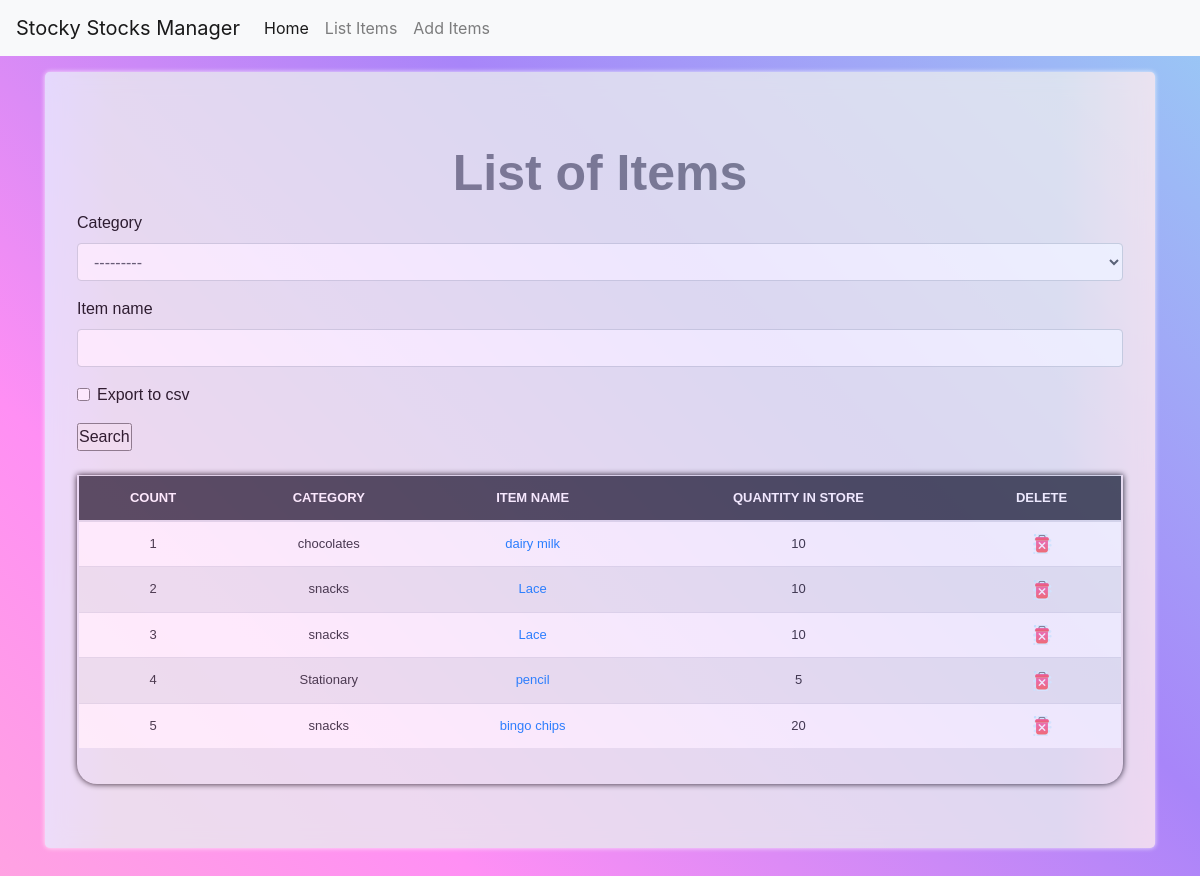
The app's page /list_items/ with its own data.
### stocky/models.py (models this page shows, shortened)
class Stock(models.Model):
	category = models.ForeignKey(Category, on_delete=models.CASCADE,blank=True)
	item_name = models.CharField(max_length=50, blank=True, null=True)
	quantity = models.IntegerField(default='0', blank=True, null=True)
	receive_quantity = models.IntegerField(default='0', blank=True, null=True)
	receive_by = models.CharField(max_length=50, blank=True, null=True)
	issue_quantity = models.IntegerField(default='0', blank=True, null=True)
	issue_by = models.CharField(max_length=50, blank=True, null=True)
	issue_to = models.CharField(max_length=50, blank=True, null=True)
	phone_number = models.CharField(max_length=50, blank=True, null=True)
	created_by = models.CharField(max_length=50, blank=True, null=True)
	reorder_level = models.IntegerField(default='0', blank=True, null=True)
	last_updated = models.DateTimeField(auto_now_add=False, auto_now=True)
	export_to_CSV = models.BooleanField(default=False)

class Category(models.Model):
	name = models.CharField(max_length=50, blank=True, null=True)
	def __str__(self):
		return self.name

### stocky/views.py (the view, shortened to what this page needs)
# urls.py: path('list_items/', views.list_item, name='list_items'),
def list_item(request):
	header = 'List of Items'
	form = StockSearchForm(request.POST or None)
	queryset = Stock.objects.all()
	context = {
		"header": header,
		"queryset": queryset,
		"form": form,
	}
	return render(request, "list_items.html", context)

### stocky/forms.py
class StockSearchForm(forms.ModelForm):
	export_to_CSV = forms.BooleanField(required =False)
	class Meta:
   		model = Stock
   		fields = ['category', 'item_name']
   		widgets = {
   		'category': forms.Select(attrs={'class':'form-select form-select-lg mb-3','placeholder':'Example input placeholder'}),
   		'item_name':forms.TextInput(attrs={'class':'fform-label','z-index':'-1'})
   		}

### stocky/templates/list_items.html (shortened to what this page needs)
{% load static %}
{% load crispy_forms_tags %}
<!DOCTYPE html>
<html lang="en">
<head>
  <link href="{% static 'css/stylesheet.css' %}" rel="stylesheet">
  <link href="{% static 'css/bootstrap.min.css' %}" rel="stylesheet">
</head>
<body>
  {% include 'navbar.html' %}
  <main role="main" class="container">
    <div class="jumbotron big-banner">
      <div class="header">{{header}}</div>
      <form method='POST' action=''>{% csrf_token %}
        {{form|crispy}}
        <input type="submit" value='Search' />
      </form>
      <br>
      <div class="display_table">
        <table class='table'>
          <thead>
            <tr>
              <th>COUNT</th>
              <th>CATEGORY</th>
              <th>ITEM NAME</th>
              <th>QUANTITY IN STORE</th>
              <th>DELETE</th>
            </tr>
          </thead>
          {% for instance in queryset %}
          <tr>
            <td>{{forloop.counter}}</td>
            <td>{{instance.category}}</td>
            <td><a href="{% url 'update_items' instance.id %}">{{instance.item_name}}</a></td>
            <td>{{instance.quantity}}</td>
            <td><a href="{% url 'delete_items' instance.id %}"><img src="{% static 'img/delete.png' %}"></a></td>
          </tr>
          {% endfor %}
        </table>
      </div>
    </div>
  </main>
</body>
</html>

### stocky/static/css/stylesheet.css (style rules this page uses)
body { background-color: #2b2b2b; background: linear-gradient(to right top, #ffafd6,#ff8ff4, #a885f9,#99caf5); }
* { margin: 0; padding: 0; box-sizing: border-box; }
.table { font-size: 13px; text-align: center; width: 95%; margin: auto; text-align: center; }
.table tr:nth-child(odd) { background: #fefffe }
.table tr:nth-child(even) { background: #e9edee }
th { background-color: #343a40; color: white; }
.display_table { border-bottom-right-radius: 20px; border-bottom-left-radius: 20px; padding-left: 2px; padding-right: 2px; padding-bottom: 20px; box-shadow: 0px 0px 6px 0px black; }
.header { font-family: helvetica; color: #6f747e; font-size: 50px; text-align: center; width: 100%; display: block; font-weight: bolder; }
.big-banner { border-radius: 30px; color: black; box-shadow: 0 0 5px 0 white; background-image:linear-gradient(to right,blue 0%,red 100%); background-color: white; opacity: 80%; background-blend-mode: lighten; backdrop-filter: blur(10px); }
main { font-family: 'Poppins', sans-serif; min-height: 70vh; display: flex; align-items: center; justify-content: center; }

### stocky/templates/list_items.html (style rules this page uses)
body { min-height: 75rem; padding-top: 4.5rem; }

### records on screen
Stock: category "chocolates", item_name "dairy milk", quantity "10"
Stock: category "snacks", item_name "Lace", quantity "10"
Stock: category "snacks", item_name "Lace", quantity "10"
Stock: category "Stationary", item_name "pencil", quantity "5"
Stock: category "snacks", item_name "bingo chips", quantity "20"

### other values on screen
{{ header }} "List of Items"
